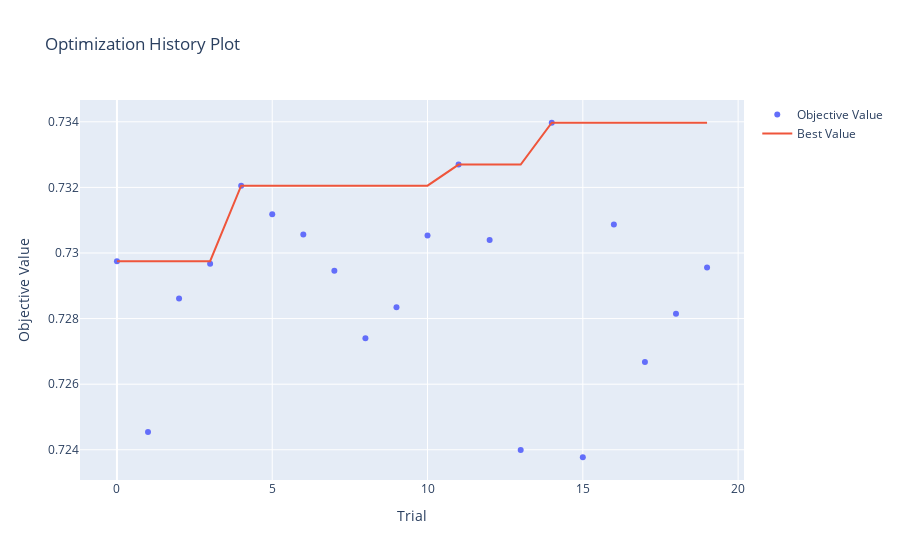
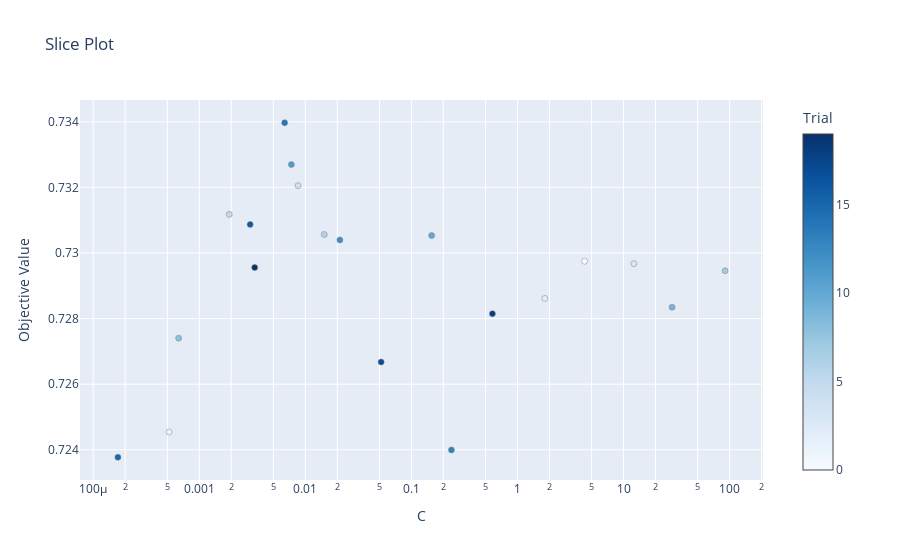
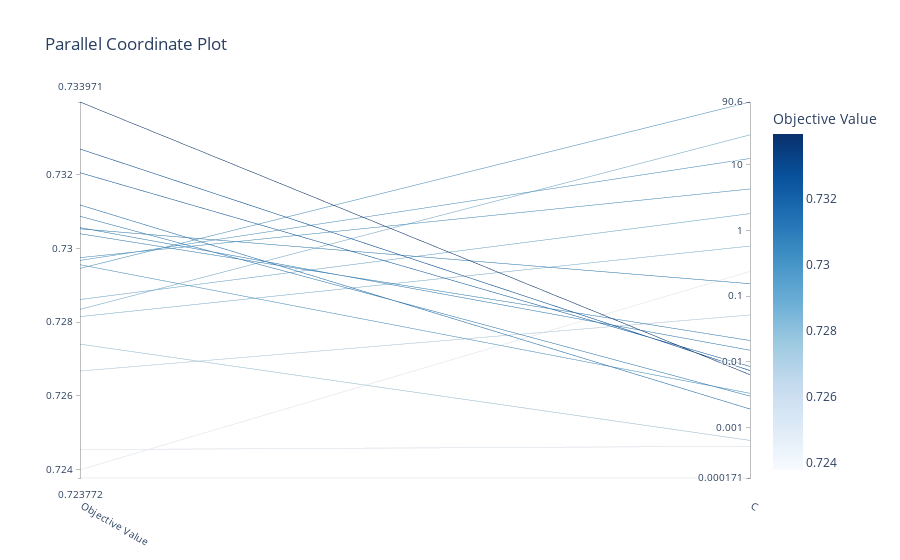

Source (notebook cell) for these figures, in order:
### Code cell
# Generate plots for each model
for model_name, study in studies.items():
    print(f"Plots for model: {model_name}")
    
    # Optimization history
    fig_opt_history = plot_optimization_history(study)
    fig_opt_history.show()

    # Slice plot
    fig_slice = plot_slice(study)
    fig_slice.show()

    # Parallel coordinate plot
    fig_parallel = plot_parallel_coordinate(study)
    fig_parallel.show()

    # Contour plot
    fig_contour = plot_contour(study)
    fig_contour.show()

    # Parameter importances
    fig_param_importances = plot_param_importances(study)
    fig_param_importances.show()

### Figure 1 — Plotly figure (JSON) as saved in the notebook; plotly's stock layout.template omitted (floating-point values rounded to 4 significant figures)
{"data": [{"mode": "markers", "name": "Objective Value", "type": "scatter", "x": [0, 1, 2, 3, 4, 5, 6, 7, 8, 9, 10, 11, 12, 13, 14, 15, 16, 17, 18, 19], "y": [0.7297, 0.7245, 0.7286, 0.7297, 0.7321, 0.7312, 0.7306, 0.7295, 0.7274, 0.7283, 0.7305, 0.7327, 0.7304, 0.724, 0.734, 0.7238, 0.7309, 0.7267, 0.7282, 0.7296]}, {"mode": "lines", "name": "Best Value", "type": "scatter", "x": [0, 1, 2, 3, 4, 5, 6, 7, 8, 9, 10, 11, 12, 13, 14, 15, 16, 17, 18, 19], "y": [0.7297, 0.7297, 0.7297, 0.7297, 0.7321, 0.7321, 0.7321, 0.7321, 0.7321, 0.7321, 0.7321, 0.7327, 0.7327, 0.7327, 0.734, 0.734, 0.734, 0.734, 0.734, 0.734]}, {"marker": {"color": "#cccccc"}, "mode": "markers", "name": "Infeasible Trial", "showlegend": false, "type": "scatter", "x": [], "y": []}], "layout": {"title": {"text": "Optimization History Plot"}, "xaxis": {"title": {"text": "Trial"}}, "yaxis": {"title": {"text": "Objective Value"}}}}

### Figure 2 — Plotly figure (JSON) as saved in the notebook; plotly's stock layout.template omitted (floating-point values rounded to 4 significant figures)
{"data": [{"marker": {"color": [0, 1, 2, 3, 4, 5, 6, 7, 8, 9, 10, 11, 12, 13, 14, 15, 16, 17, 18, 19], "colorbar": {"title": {"text": "Trial"}, "x": 1, "xpad": 40}, "colorscale": [[0, "rgb(247,251,255)"], [0.125, "rgb(222,235,247)"], [0.25, "rgb(198,219,239)"], [0.375, "rgb(158,202,225)"], [0.5, "rgb(107,174,214)"], [0.625, "rgb(66,146,198)"], [0.75, "rgb(33,113,181)"], [0.875, "rgb(8,81,156)"], [1, "rgb(8,48,107)"]], "line": {"color": "Grey", "width": 0.5}}, "mode": "markers", "name": "Feasible Trial", "showlegend": false, "type": "scatter", "x": [4.291, 0.0005202, 1.81, 12.52, 0.008531, 0.001918, 0.01508, 90.63, 0.0006389, 28.66, 0.1551, 0.00738, 0.02116, 0.2385, 0.006381, 0.000171, 0.003018, 0.05182, 0.5804, 0.003331], "y": [0.7297, 0.7245, 0.7286, 0.7297, 0.7321, 0.7312, 0.7306, 0.7295, 0.7274, 0.7283, 0.7305, 0.7327, 0.7304, 0.724, 0.734, 0.7238, 0.7309, 0.7267, 0.7282, 0.7296]}], "layout": {"title": {"text": "Slice Plot"}, "xaxis": {"title": {"text": "C"}, "type": "log"}, "yaxis": {"title": {"text": "Objective Value"}}}}

### Figure 3 — Plotly figure (JSON) as saved in the notebook; plotly's stock layout.template omitted (floating-point values rounded to 4 significant figures)
{"data": [{"dimensions": [{"label": "Objective Value", "range": [0.7238, 0.734], "values": [0.7297, 0.7245, 0.7286, 0.7297, 0.7321, 0.7312, 0.7306, 0.7295, 0.7274, 0.7283, 0.7305, 0.7327, 0.7304, 0.724, 0.734, 0.7238, 0.7309, 0.7267, 0.7282, 0.7296]}, {"label": "C", "range": [-3.767, 1.957], "ticktext": ["0.000171", "0.001", "0.01", "0.1", "1", "10", "90.6"], "tickvals": [-3.767, -3, -2, -1, 0, 1, 1.957], "values": [0.6326, -3.284, 0.2577, 1.097, -2.069, -2.717, -1.822, 1.957, -3.195, 1.457, -0.8094, -2.132, -1.674, -0.6226, -2.195, -3.767, -2.52, -1.285, -0.2363, -2.477]}], "labelangle": 30, "labelside": "bottom", "line": {"color": [0.7297, 0.7245, 0.7286, 0.7297, 0.7321, 0.7312, 0.7306, 0.7295, 0.7274, 0.7283, 0.7305, 0.7327, 0.7304, 0.724, 0.734, 0.7238, 0.7309, 0.7267, 0.7282, 0.7296], "colorbar": {"title": {"text": "Objective Value"}}, "colorscale": [[0, "rgb(247,251,255)"], [0.125, "rgb(222,235,247)"], [0.25, "rgb(198,219,239)"], [0.375, "rgb(158,202,225)"], [0.5, "rgb(107,174,214)"], [0.625, "rgb(66,146,198)"], [0.75, "rgb(33,113,181)"], [0.875, "rgb(8,81,156)"], [1, "rgb(8,48,107)"]], "reversescale": false, "showscale": true}, "type": "parcoords"}], "layout": {"title": {"text": "Parallel Coordinate Plot"}}}
